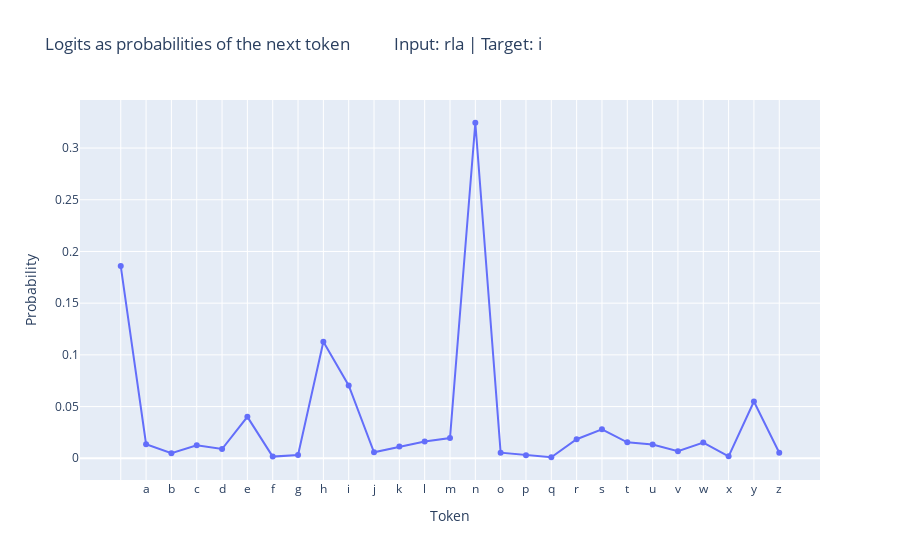

Notebook code for this chart:
### Code cell
# Visualize logits as probabilities of the next token
logits_vis = logits[12]

# convert logits to probabilities
probs = softmax(logits_vis)


fig = go.Figure()

fig.add_trace(
    go.Scatter(
        x=[token_to_char[i] for i in range(vocab_size)],
        y=probs.detach().numpy(),
        mode="lines+markers",
    )
)

fig.update_layout(
    title=f"""Logits as probabilities of the next token <br>
    Input: {''.join([token_to_char[i.item()] for i in inputs[12]])} | Target: {token_to_char[targets[12].item()]}""",
    xaxis_title="Token",
    yaxis_title="Probability",
)

fig.show()

### Figure 1 — Plotly figure (JSON) as saved in the notebook; plotly's stock layout.template omitted (floating-point values rounded to 4 significant figures)
{"data": [{"mode": "lines+markers", "type": "scatter", "x": ["\n", "a", "b", "c", "d", "e", "f", "g", "h", "i", "j", "k", "l", "m", "n", "o", "p", "q", "r", "s", "t", "u", "v", "w", "x", "y", "z"], "y": [0.1859, 0.01367, 0.004839, 0.01252, 0.008963, 0.04007, 0.001601, 0.003122, 0.1127, 0.0704, 0.00578, 0.01132, 0.01624, 0.0196, 0.3245, 0.005423, 0.002861, 0.0009919, 0.01843, 0.02802, 0.01544, 0.0134, 0.006867, 0.0152, 0.001844, 0.05495, 0.005391]}], "layout": {"title": {"text": "Logits as probabilities of the next token \n    \n    Input: rla | Target: i"}, "xaxis": {"title": {"text": "Token"}}, "yaxis": {"title": {"text": "Probability"}}}}
